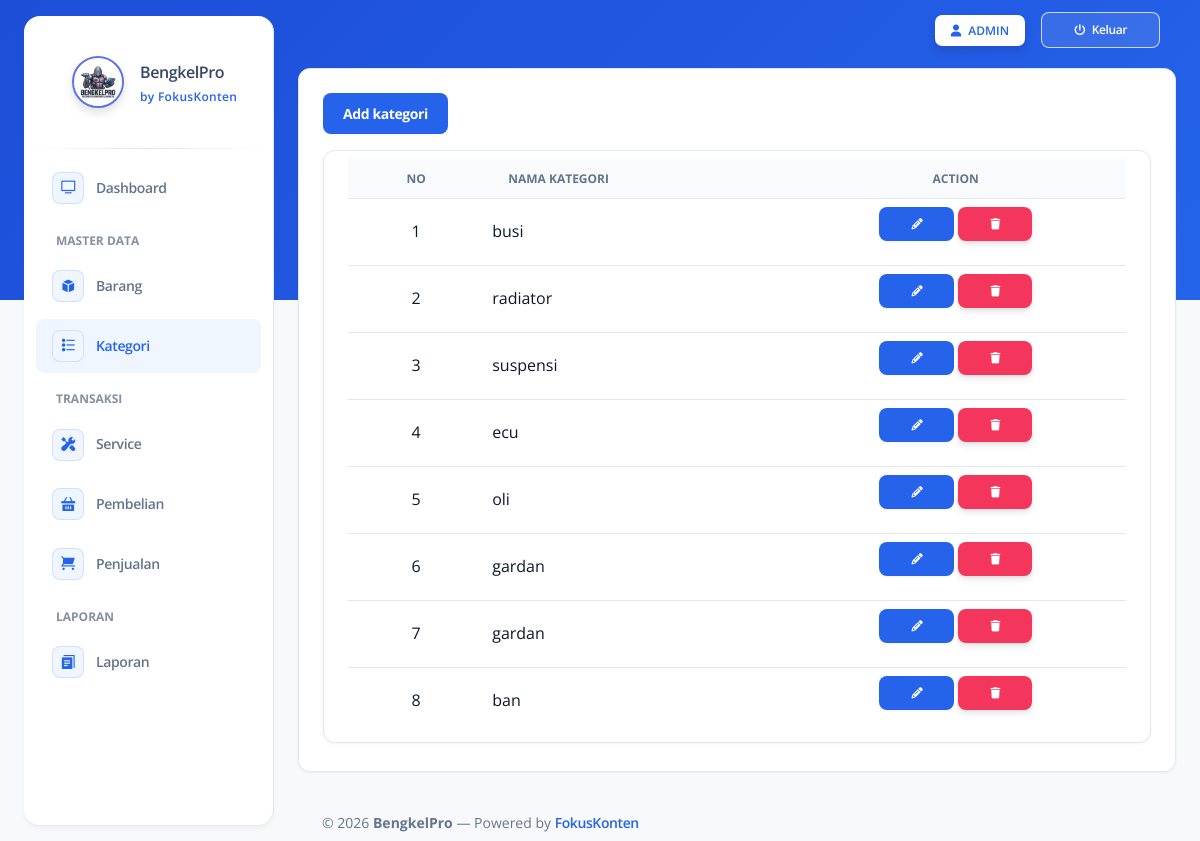
/SOURCE_CODE_APLIKASI/index.php?page=kategori&act=list (signed in), run on the app's committed database.
### tables this page shows
CREATE TABLE `kategori` (
  `id_kate` int(11) NOT NULL,
  `nama_kate` varchar(50) NOT NULL
);

### SOURCE_CODE_APLIKASI/controllers/KategoriController.php (called while the page is built, shortened)
<?php
   require './config/koneksi.php';
   function query($query)
   {
       global $conn;
       $result = mysqli_query($conn, $query);
       $rows   = array();
       while ($row = mysqli_fetch_assoc($result)) {
           $rows[] = $row;
       }
       return $rows;
   }

### SOURCE_CODE_APLIKASI/public/category.php (the view, shortened to what this page needs)
<div class="container-fluid py-2">
    <div class="row">
        <div class="col-lg-12">
            <div class="card">
                <div class="card-body">
                    <div class="row">
                        <div class="col-lg-3" style="text-align:left; ">
                            <button type="button" class="btn btn-primary" data-bs-toggle="modal" data-bs-target="#addbarang">
                                Add kategori
                            </button>
                        </div>
                    </div>
                    <div class="row">
                        <div class="col-12">
                            <div class="card mb-1">
                                <div class="card-body px-4 pt-2 pb-2 ">
                                    <div class="table-container">
                                        <div class="table-responsive">
                                            <table id="basicExample" class="table m-0">
                                                <thead>
                                                    <tr>
                                                        <th class="text-center text-uppercase text-xs font-weight-bolder">No
                                                        </th>
                                                        <th class="text-left text-uppercase text-xs font-weight-bolder">
                                                            Nama Kategori</th>
                                                        <th class="text-center text-uppercase text-xs font-weight-bolder">
                                                            Action</th>
                                                    </tr>
                                                </thead>
                                                <tbody>
                                                    <?php
                                                    $no = 1;
                                                    $sql = query("SELECT * FROM kategori ORDER BY  id_kate ASC");
                                                    foreach ($sql as $data) :
                                                    ?>
                                                        <tr>
                                                            <td class="text-center"><?= $no++; ?></td>
                                                            <td class="text-left"><?= $data['nama_kate']; ?></td>
                                                            <td class="text-center">
                                                                <a class="btn btn-primary btn-sm" href="?page=kategori&action=edit&kode=<?= base64_encode($data['id_kate']); ?>" data-bs-toggle="modal" data-bs-target="#editbarang-<?= base64_encode($data['id_kate']); ?>">
                                                                    <i class="fa fa-pencil" aria-hidden="true"></i>
                                                                </a>
                                                                <a href="?page=kategori&action=delete&kode=<?= base64_encode($data['id_kate']); ?>" class="btn btn-danger btn-sm" onclick="return confirm('Are you sure ?')">
                                                                    <i class="fa fa-trash" aria-hidden="true"></i>
                                                                </a>
                                                            </td>
                                                        <?php
                                                    endforeach;
                                                        ?>
                                                        </tr>
                                                </tbody>
                                            </table>
                                        </div>
                                    </div>
                                </div>
                            </div>
                        </div>
                    </div>
                </div>
            </div>
        </div>
    </div>

### SOURCE_CODE_APLIKASI/assets/css/fokuskonten-theme.css (style rules this page uses)
:root { --fk-primary: #2563eb; --fk-primary-hover: #1d4ed8; --fk-primary-light: #eff6ff; --fk-bg: #f8fafc; --fk-card-bg: #ffffff; --fk-border: #e2e8f0; --fk-text-main: #0f172a; --fk-text-muted: #64748b; }
body { background-color: var(--fk-bg) !important; color: var(--fk-text-main) !important; font-family: 'Open Sans', -apple-system, BlinkMacSystemFont, "Segoe UI", Roboto, sans-serif !important; }
.card { background-color: var(--fk-card-bg) !important; border: 1px solid var(--fk-border) !important; border-radius: 12px !important; box-shadow: 0 1px 3px 0 rgba(0, 0, 0, 0.05) !important; }
.btn-primary, .btn.bg-gradient-primary { background: var(--fk-primary) !important; background-color: var(--fk-primary) !important; border-color: var(--fk-primary) !important; color: #ffffff !important; box-shadow: 0 1px 2px 0 rgba(0, 0, 0, 0.05) !important; }
.table th { background-color: #f8fafc; color: var(--fk-text-muted); font-size: 0.75rem; font-weight: 700; text-transform: uppercase; border-bottom: 1px solid var(--fk-border); }
.table td { border-bottom: 1px solid var(--fk-border); color: var(--fk-text-main); vertical-align: middle; }

### data on the page
kategori: nama_kate "busi"
kategori: nama_kate "radiator"
kategori: nama_kate "suspensi"
kategori: nama_kate "ecu"
kategori: nama_kate "oli"
kategori: nama_kate "gardan"
kategori: nama_kate "gardan"
kategori: nama_kate "ban"

### other printed values
$data_nama "ADMIN"
